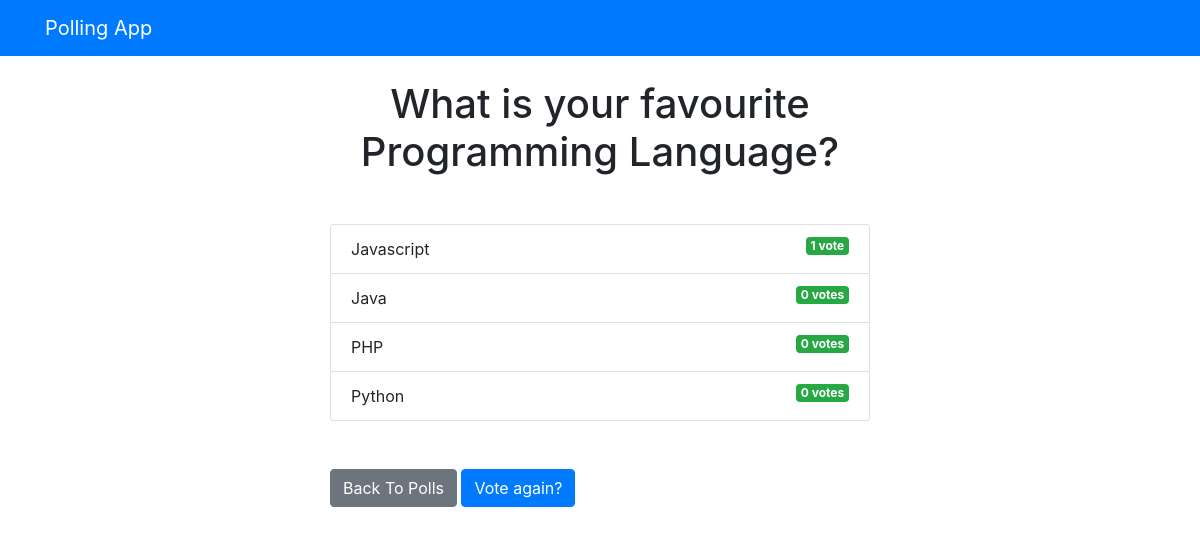
The app's page /polls/results/1/, older data.
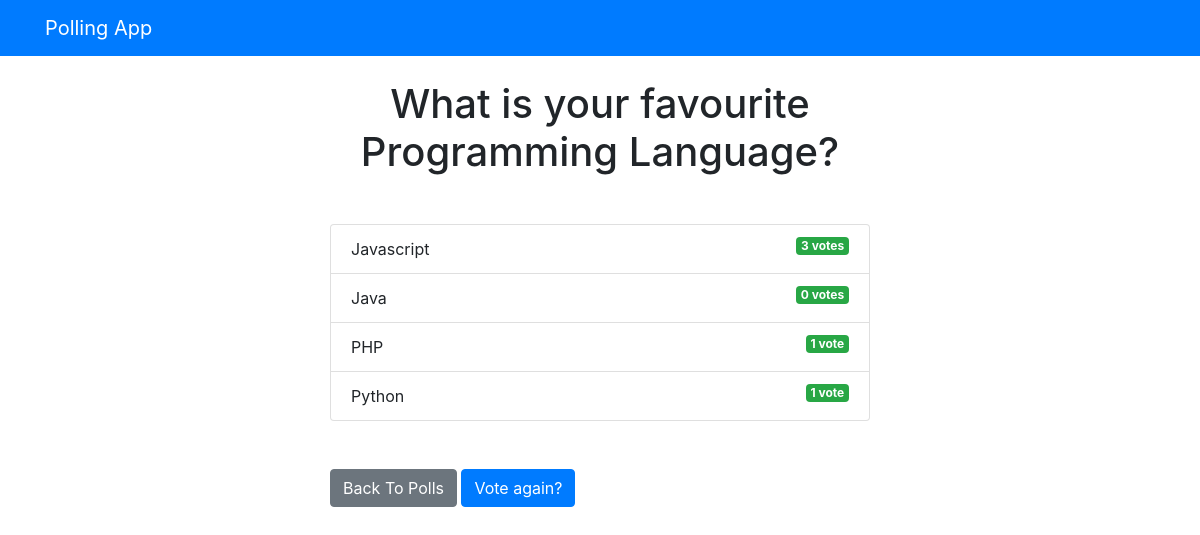
The same page, newer data.
### polls/models.py (models this page shows, shortened)
class Choice(models.Model):
    question = models.ForeignKey(Question, on_delete=models.CASCADE)
    choice_text = models.CharField(max_length=200)
    votes = models.IntegerField(default=0)

### polls/views.py (the view)
# urls.py: path('results/<int:question_id>/', views.results, name="results"),
def results(request, question_id):
    question = get_object_or_404(Question, pk=question_id)
    return render(request, 'polls/results.html', {'question': question})

### templates/polls/results.html
{% extends 'base.html' %}
{% block content %}
<h1 class="mb-5 text-center">{{ question.question_text }}</h1>
<ul class="list-group mb-5">
    {% for choice in question.choice_set.all %}
    <li class="list-group-item">
        {{ choice.choice_text }} <span class="badge badge-success float-right">{{ choice.votes }}
            vote{{ choice.votes | pluralize }}</span>
    </li>
    {% endfor %}
</ul>
<a class="btn btn-secondary" href="{% url 'polls:index' %}">Back To Polls</a>
<a class="btn btn-primary" href="{% url 'polls:detail' question.id %}">Vote again?</a>
{% endblock %}

Row changes from the older to the newer data that the page shows:
changed Choice "Javascript": votes "1" → "3"; votes|pluralize (not shown) → "s"
changed Choice "PHP": votes "0" → "1"; votes|pluralize "s" → (not shown)
changed Choice "Python": votes "0" → "1"; votes|pluralize "s" → (not shown)
